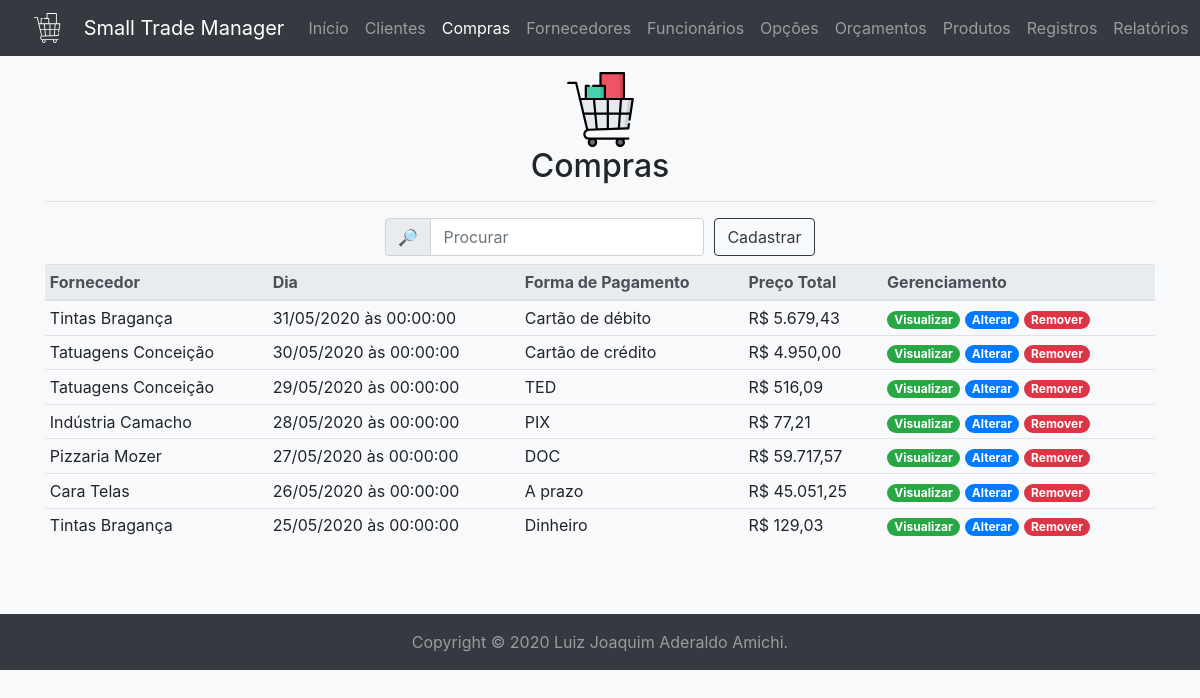
The page /purchase/ (signed in) on the database its author committed.
### tables this page shows
create table if not exists purchases (
	id int unsigned auto_increment not null primary key,
	provider int unsigned not null,
	employee int unsigned not null,
	day datetime not null,
	form_of_payment varchar(32) character set 'utf8' not null,
	discount float unsigned not null,
	total decimal(8,2) not null,
	foreign key(provider) references providers(id),
	foreign key(employee) references employees(id)
);

create table if not exists providers (
	id int unsigned auto_increment not null primary key,
	company_name varchar(32) character set 'utf8' not null,
	fantasy_name varchar(64) character set 'utf8' not null,
	state_registration char(12) character set 'utf8' null unique,
	cnpj char(14) character set 'utf8' not null unique,
	foundation_date date not null,
	postal_code char(8) character set 'utf8' null,
	district varchar(32) character set 'utf8' null,
	city varchar(64) character set 'utf8' not null,
	state char(2) character set 'utf8' not null,
	address varchar(64) character set 'utf8' not null,
	number int unsigned not null,
	complement varchar(32) character set 'utf8' null,
	email varchar(32) character set 'utf8' not null,
	phone char(10) character set 'utf8' not null,
	cell_phone char(11) character set 'utf8' null,
	note varchar(512) character set 'utf8' null
);

### mysql.php (called while the page is built, shortened)
<?php
$db = null;
function execute(string $query, ?object &$record=null): array|bool {
	global $db;
	$operation = strtolower(substr($query, 0, 6));
	$tuple = $record ? convert($record) : $record;
	$connection = $db ?? open();
	$stmt = null;
	if($connection) {
		try {
			if($operation == 'delete') {
				$queries = explode(';', $query);
				foreach($queries as $query) {
					if(!empty($query)) {
						$stmt = $connection->prepare($query);
						$stmt->execute();
					}
				}
			}
			elseif(in_array($operation, ['insert', 'select', 'update'])) {
				$stmt = $connection->prepare($query);
				$stmt->execute($tuple);
			}
			if($operation == 'select') {
				return $stmt->fetchAll(\PDO::FETCH_OBJ);
			}
			elseif(in_array($operation, ['delete', 'insert', 'update'])) {
				if($operation == 'insert' && $record) {
					$record->id = $connection->lastInsertId() ?: ($record->id ?? 0);
				}
				$commit = $connection->commit();
				return (bool) ($operation == 'delete' ? $commit : $stmt->rowCount());
			}
		}
		catch(\PDOException $e) {
			\util\history($e);
			if($operation == 'select') {
				return [];
			}
			elseif(in_array($operation, ['delete', 'insert', 'update'])) {
				$connection->rollBack();
				return false;
			}
		}
		finally {
			$connection = null;
		}
	}
	return false;
}
function open(): ?\PDO {
	global $db;
	if(!$db) {
		try {
			$db = new \PDO('mysql:host=' . MYSQL_HOST . ';dbname=' . MYSQL_SCHEMA, MYSQL_USER, MYSQL_PASSWORD);
			$db->setAttribute(\PDO::ATTR_ERRMODE, \PDO::ERRMODE_EXCEPTION);
			$db->setAttribute(\PDO::ATTR_DEFAULT_FETCH_MODE, \PDO::FETCH_OBJ);
			return $db;
		}
		catch(\PDOException $e) {
			\util\history($e);
			return null;
		}
	}
	return $db;
}

### controllers/purchase.php (called while the page is built, shortened)
<?php
require_once __DIR__ . '/../mysql.php';
function beautify(object $tuple): object {
	$tuple->total = 'R$ ' . number_format((float) $tuple->total - ((float) $tuple->total * (float) $tuple->discount), 2, ',', '.');
	$tuple->discount = number_format($tuple->discount * 100, 2, ',', '.') . '%';
	$tuple->day = substr($tuple->day, 8, 2) . '/' . substr($tuple->day, 5, 2) . '/' . substr($tuple->day, 0, 4) . ' às ' . substr($tuple->day, 11, 8);
	return $tuple;
}

### templates/purchase/index.php (the view, shortened to what this page needs)
	<div class="container mb-5">
		<div class="my-3 text-center">
			<img alt="Compra" class="img-fluid mx-3" height="75" src="<?=BASE_URL?>img/purchase-color.svg" width="75"/>
			<h2><?=PAGE_TITLE?></h2>
			<hr/>
		</div>
		<form accept-charset="utf-8" action="<?=BASE_URL . 'action/' . PAGE_NAME?>/select/" autocomplete="on" class="form-inline justify-content-center" enctype="application/x-www-form-urlencoded" id="search-purchase" method="get" name="search-purchase" rel="noopener" target="_self">
			<div class="form-row align-items-center">
				<div class="col-auto">
					<div class="input-group mb-2">
						<div class="input-group-prepend">
							<div class="input-group-text">&#128270;</div>
						</div>
						<input class="form-control" form="search-purchase" id="search" minlength="1" name="all" placeholder="Procurar" required type="search"/>
					</div>
				</div>
				<div class="col-auto">
					<a class="btn btn-outline-dark mb-2" href="<?=BASE_URL . PAGE_NAME?>/insert/" role="button">Cadastrar</a>
				</div>
			</div>
		</form>
		<table class="table table-hover table-sm">
			<caption></caption>
			<thead class="thead-light">
				<tr>
					<th id="provider" scope="row">Fornecedor</th>
					<th id="day" scope="row">Dia</th>
					<th id="form_of_payment" scope="row">Forma de Pagamento</th>
					<th id="total" scope="row">Preço Total</th>
					<th id="manage" scope="row">Gerenciamento</th>
				</tr>
			</thead>
			<tbody>
				<?php foreach($tuples as $tuple): ?>
				<tr class="text-truncate" id="<?=$tuple->id?>">
					<td><?=$tuple->provider->fantasy_name?></td>
					<td><?=$tuple->day?></td>
					<td><?=$tuple->form_of_payment?></td>
					<td><?=$tuple->total?></td>
					<td>
						<a href="<?=BASE_URL . PAGE_NAME?>/view/?id=<?=$tuple->id?>"><span class="badge badge-pill badge-success">Visualizar</span></a>
						<a href="<?=BASE_URL . PAGE_NAME?>/update/?id=<?=$tuple->id?>"><span class="badge badge-pill badge-primary">Alterar</span></a>
						<a data-action="remove-btn" data-id="<?=$tuple->id?>" data-model="<?=BASE_URL . 'action/' . PAGE_NAME?>/delete/" data-target="#remove-modal" data-toggle="modal" href="#"><span class="badge badge-pill badge-danger">Remover</span></a>
					</td>
				</tr>
				<?php endforeach; ?>
			</tbody>
		</table>
	</div>
</body>
</html>

### rows shown on the page
purchases: provider.fantasy_name "Tintas Bragança", day "31/05/2020 às 00:00:00", form_of_payment "Cartão de débito", total+discount "R$ 5.679,43"
purchases: provider.fantasy_name "Tatuagens Conceição", day "30/05/2020 às 00:00:00", form_of_payment "Cartão de crédito", total+discount "R$ 4.950,00"
purchases: provider.fantasy_name "Tatuagens Conceição", day "29/05/2020 às 00:00:00", form_of_payment "TED", total+discount "R$ 516,09"
purchases: provider.fantasy_name "Indústria Camacho", day "28/05/2020 às 00:00:00", form_of_payment "PIX", total+discount "R$ 77,21"
purchases: provider.fantasy_name "Pizzaria Mozer", day "27/05/2020 às 00:00:00", form_of_payment "DOC", total+discount "R$ 59.717,57"
purchases: provider.fantasy_name "Cara Telas", day "26/05/2020 às 00:00:00", form_of_payment "A prazo", total+discount "R$ 45.051,25"
purchases: provider.fantasy_name "Tintas Bragança", day "25/05/2020 às 00:00:00", form_of_payment "Dinheiro", total+discount "R$ 129,03"

### other values the page prints
PAGE_TITLE "Compras"
